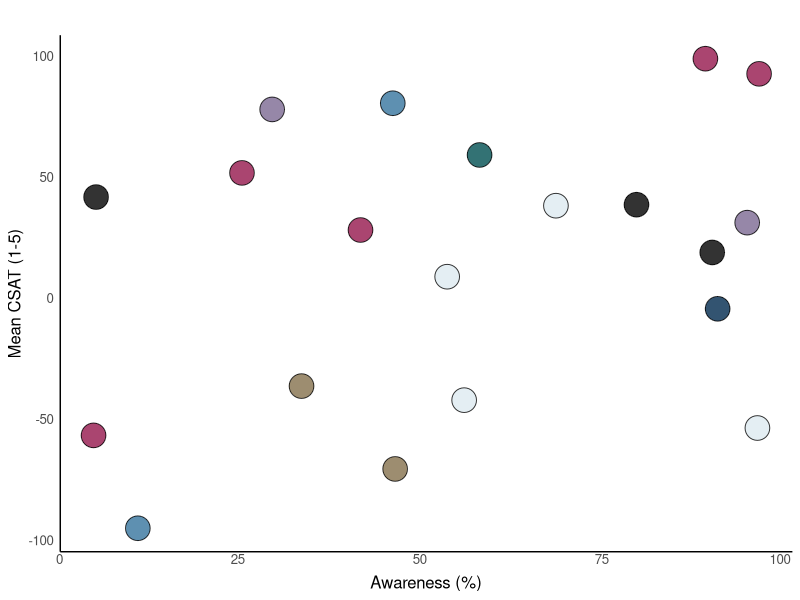
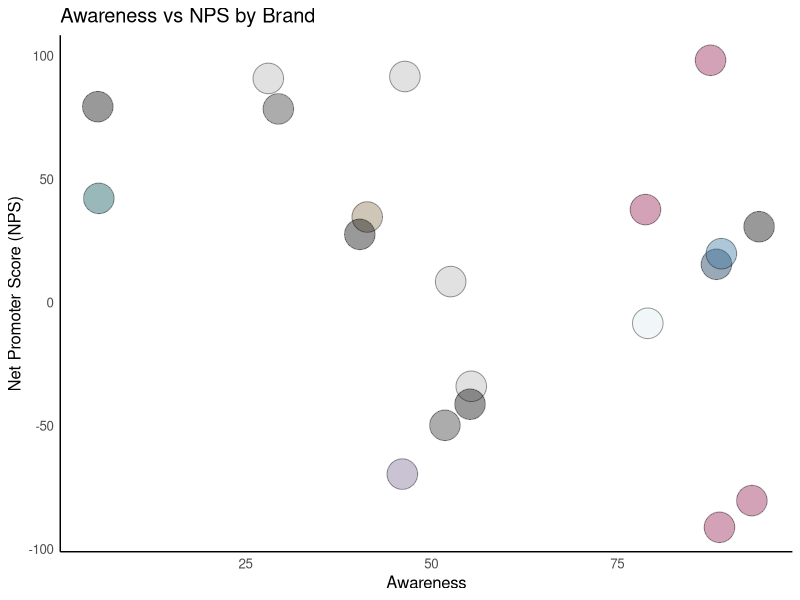

Generate these figures, in order, with R:
# Load required library
library(ggplot2)

# Function: save_scatter_plot
# This function generates a scatter plot visualizing the relationship between two continuous variables.
# Each point is colored by a categorical variable, labeled with its corresponding value, and slightly enlarged for visibility.
# The function saves the plot as a high-resolution PNG file.
#
# Parameters:
#   - data: A data frame containing the variables.
#   - x: The name of the continuous variable for the x-axis.
#   - y: The name of the continuous variable for the y-axis.
#   - fill: The categorical variable that determines the point color.
#   - file_name: The name of the output PNG file.
#
# Example usage:
#   save_scatter_plot(data = sample_data, x = "awareness", y = "NPS", fill = "brand", file_name = "scatter_plot.png")

save_scatter_plot <- function(data, x, y, fill, file_name) {
  
  # Define a custom color palette (extended to handle multiple brands)
  custom_palette <- c(
    "#002A4E", "#36749D", "#DDE9F0", "#85714D", "#000000", 
    "#004F51", "#95174C", "#7C6992", "#B2B4B2", "#313131",
    "#1F6F8B", "#2C3E50", "#8C4646", "#607D8B", "#6D4C41", 
    "#A1C4D1", "#475C72", "#B88C73", "#A9A9A9", "#222831", "#222830"
  )
  
  # Create scatter plot
  p <- ggplot(data, aes(x = .data[[x]], y = .data[[y]], fill = .data[[fill]], label = .data[[fill]])) +
    geom_point(shape = 21, size = 8, color = "black", alpha = 0.8) +  # Slightly larger points with black outline
    geom_text(aes(label = .data[[fill]]),size = 0, vjust = -2.5) +
    scale_fill_manual(values = custom_palette) +
    labs(
      title = "",
      x = "Awareness (%)",
      y = "Mean CSAT (1-5)"
    ) +
    theme_minimal() + 
    theme(
      panel.grid.major = element_blank(),
      panel.grid.minor = element_blank(),
      panel.border = element_blank(),
      axis.line = element_line(),
      text = element_text(size = 12, family = 'sans'),
      legend.title = element_blank(),
      legend.position = "none",
      axis.text.x = element_text(angle = 0, vjust = 2.5, hjust = 1)
    )
  
  # Save the plot
  ggsave(filename = file_name, plot = p, dpi = 1800, height = 8, width = 16, units = "in")
  
  message("Plot saved as ", file_name)
}

# Sample dataset for testing
set.seed(123)
sample_data <- data.frame(
  awareness = runif(20, 0, 100),  # Awareness score between 0 and 100
  NPS = runif(20, -100, 100),     # NPS score between -100 and 100
  brand = sample(LETTERS[1:10], 20, replace = TRUE)  # Random brand labels (A-J)
)

# Test the function
save_scatter_plot(data = sample_data, x = "awareness", y = "NPS", fill = "brand", file_name = "scatter_plot.png")




# Load required library
library(ggplot2)

save_scatter_plot <- function(data, x, y, fill, file_name) {
  
  # Define a custom color palette
  custom_palette <- c(
    "#002A4E", "#36749D", "#DDE9F0", "#85714D", "#000000", 
    "#004F51", "#95174C", "#7C6992", "#B2B4B2", "#313131",
    "#1F6F8B", "#2C3E50", "#8C4646", "#607D8B", "#6D4C41", 
    "#A1C4D1", "#475C72", "#B88C73", "#A9A9A9", "#222831", "#222830"
  )
  
  # Create scatter plot with jittered points and labels
  p <- ggplot(data, aes(x = .data[[x]], y = .data[[y]], fill = .data[[fill]], label = .data[[fill]])) +
    geom_jitter(shape = 21, size = 10, color = "black", alpha = 0.4, width = 1, height = 1) +  # Jittered points
    geom_text(position = position_jitter(width =0, height = 0),  # Jitter labels separately
              size = 0, fontface = "bold") +  
    scale_fill_manual(values = custom_palette) +
    labs(
      title = "Awareness vs NPS by Brand",
      x = "Awareness",
      y = "Net Promoter Score (NPS)"
    ) +
    theme_minimal() +
    theme(
      panel.grid.major = element_blank(),
      panel.grid.minor = element_blank(),
      panel.border = element_blank(),
      axis.line = element_line(),
      text = element_text(size = 12, family = 'sans'),
      legend.title = element_blank(),
      legend.position = "none",
      axis.text.x = element_text(angle = 0, vjust = 1, hjust = 0.5)
    )
  
  # Save the plot
  ggsave(filename = file_name, plot = p, dpi = 1800, height = 4.5, width = 12, units = "in")
  
  message("Plot saved as ", file_name)
}

# Test the function
set.seed(123)
sample_data <- data.frame(
  awareness = runif(10, 0, 100),
  NPS = runif(20, -100, 100),
  brand = sample(LETTERS[1:10], 20, replace = TRUE)
)

save_scatter_plot(data = sample_data, x = "awareness", y = "NPS", fill = "brand", file_name = "scatter_plot.png")



library(ggplot2)

save_scatter_plot <- function(data, x, y, fill, file_name) {
  
  # Define a custom color palette
  custom_palette <- c(
    "#002A4E", "#36749D", "#DDE9F0", "#85714D", "#000000", 
    "#004F51", "#95174C", "#7C6992", "#B2B4B2", "#313131",
    "#1F6F8B", "#2C3E50", "#8C4646", "#607D8B", "#6D4C41", 
    "#A1C4D1", "#475C72", "#B88C73", "#A9A9A9", "#222831", "#222830"
  )
  
  # Create scatter plot with jittered points and labels
  p <- ggplot(data, aes(x = .data[[x]], y = .data[[y]], fill = .data[[fill]], label = .data[[fill]])) +
    geom_jitter(shape = 21, size = 6, color = "black", alpha = 0.4, width = 0, height = 0) +
    geom_text(
      position = position_jitter(width = 0, height = 0),
      size = 0,
      fontface = "bold"
    ) +
    scale_fill_manual(values = custom_palette, name = fill) +  # add legend title
    labs(
      title = "Awareness vs NPS by Brand",
      x = "Awareness",
      y = "Net Promoter Score (NPS)"
    ) +
    theme_minimal() +
    theme(
      panel.grid.major = element_blank(),
      panel.grid.minor = element_blank(),
      panel.border = element_blank(),
      axis.line = element_line(),
      text = element_text(size = 12, family = 'sans'),
      legend.position = "right",          # show legend
      legend.title = element_text(face = "bold"),  # optional
      axis.text.x = element_text(angle = 0, vjust = 1, hjust = 0.5)
    )
  
  # Save the plot
  ggsave(filename = file_name, plot = p, dpi = 1800, height = 4.5, width = 12, units = "in")
  
  message("Plot saved as ", file_name)
}
